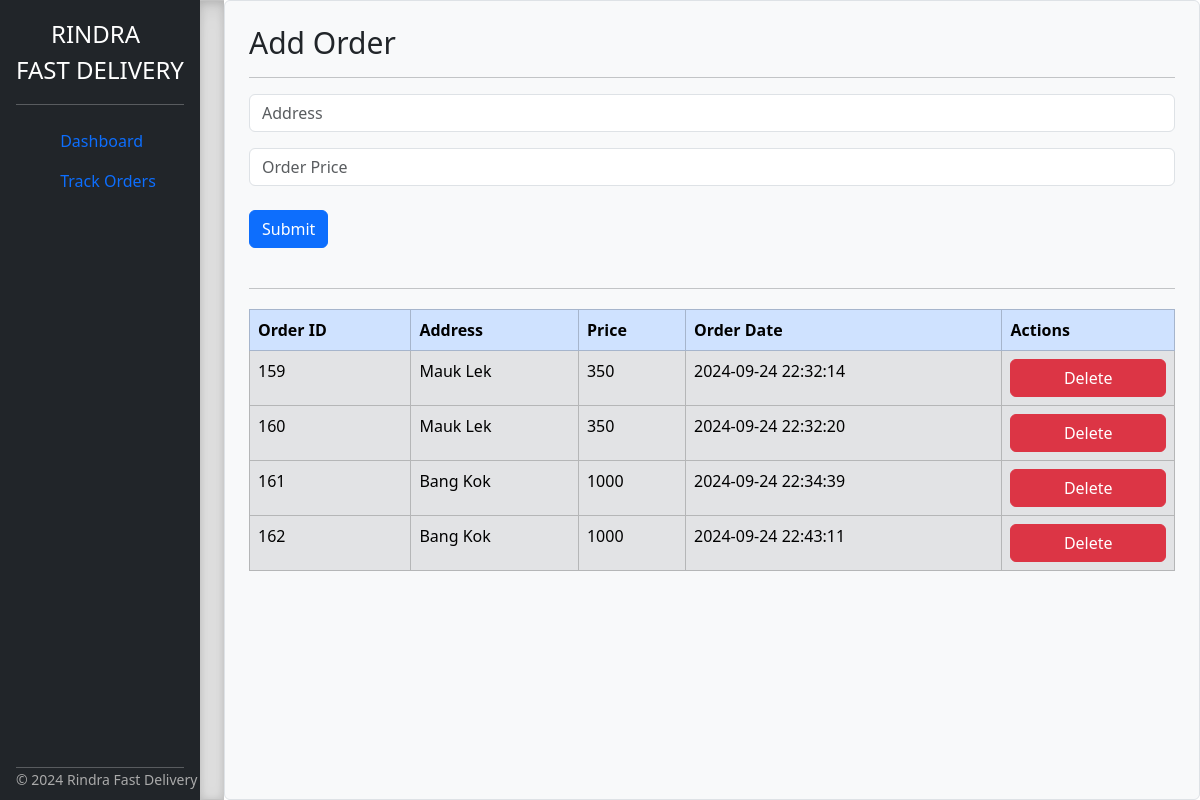
Screenshot of /Client/client_addorder.php (signed in) with the database file from the repository.
### tables this page shows
CREATE TABLE `orders` (
  `OrderId` int NOT NULL AUTO_INCREMENT,
  `ClientID` int NOT NULL,
  `Address` varchar(150) DEFAULT NULL,
  `OrderDate` timestamp NOT NULL DEFAULT CURRENT_TIMESTAMP,
  `Status` enum('Order Received','Order Ready','Picked up','Pending','Delivered','Canceled') DEFAULT NULL,
  `StatusUpdateAt` timestamp NULL DEFAULT CURRENT_TIMESTAMP ON UPDATE CURRENT_TIMESTAMP,
  `DriverId` int DEFAULT NULL,
  `price` float DEFAULT NULL,
  PRIMARY KEY (`OrderId`),
  KEY `ClientID` (`ClientID`),
  KEY `fk_driver` (`DriverId`),
  CONSTRAINT `fk_driver` FOREIGN KEY (`DriverId`) REFERENCES `user` (`ID`),
  CONSTRAINT `orders_ibfk_1` FOREIGN KEY (`ClientID`) REFERENCES `user` (`ID`)
);

### Client/client_addorder.php (the view, shortened to what this page needs)
<?php
$clientId = $_SESSION['ID'];
function fetchClientOrders($clientId) {
    $db = new \DELIVERY\Database\Database();
    $conn = $db->getStarted();
    $orders = [];
    if ($conn) {
        $stmt = $conn->prepare("
            SELECT o.ClientId, o.OrderId, o.Address, o.Price, o.OrderDate
            FROM orders o
            WHERE o.ClientId = :clientId
        ");
        $stmt->bindParam(':clientId', $clientId);
        $stmt->execute();
        $orders = $stmt->fetchAll(PDO::FETCH_ASSOC);
    }
    return $orders;
}
$orders = fetchClientOrders($clientId);
?>
<!DOCTYPE html>
<html lang="en">
<head>
    <link href="../css/bootstrap.min.css" rel="stylesheet">
    <link href="../css/sidebar.css" rel="stylesheet">
</head>
<body>
<main>
    <div class="d-flex flex-column flex-shrink-0 p-3 text-white bg-dark" style="width: 200px;">
        <a href="/" class="d-flex align-items-center mb-3 mb-md-0 me-md-auto text-white text-decoration-none">
            <span style="margin-left: 35px;" class="fs-4">RINDRA</span>
        </a>
        <span class="fs-4">FAST DELIVERY</span>
        <hr>
        <ul class="nav nav-pills flex-column mb-auto">
            <li>
                <a href="client_dashboard.php" class="nav-link">
                <svg class="bi me-2" width="16" height="16"><use xlink:href="#speedometer2"/></svg>
                    Dashboard</a>
            </li>
            <li>
                <a href="client_trackorder.php" class="nav-link">
                <svg class="bi me-2" width="16" height="16"><use xlink:href="#speedometer2"/></svg>
                    Track Orders</a>
            </li>
        </ul>
        <hr>
        <footer>&copy; <?php echo date('Y'); ?> Rindra Fast Delivery</footer>
    </div>
    <div class="b-example-divider"></div>
    <div id="status-update-container" class="border rounded p-4">
        <form id="status-update" method="post" action="client_addorder.php">
            <div>
                <h3 style="font-size: 30px">Add Order</h3>
                <hr>
            </div>
            <div class="mb-3">
                <input type="text" name="Address" class="form-control" placeholder="Address" required>
            </div>
            <div class="mb-3">
                <input type="text" name="Price" class="form-control" placeholder="Order Price" required>
            </div>
            <div>
                <button type="submit" class="btn btn-primary mt-2">Submit</button>
            </div>
        </form>
        <br>
        <hr>
        <div class="custom-card">
            <table class="table table-secondary table-bordered custom-table">
                <thead class="table-primary">
                    <tr>
                        <th scope="col">Order ID</th>
                        <th scope="col">Address</th>
                        <th scope="col">Price</th>
                        <th scope="col">Order Date</th>
                        <th scope="col">Actions</th>
                    </tr>
                </thead>
                <tbody>
                    <?php if (!empty($orders)): ?>
                        <?php foreach ($orders as $entry): ?>
                            <tr>
                                <td><?php echo $entry['OrderId']; ?></td>
                                <td><?php echo $entry['Address']; ?></td>
                                <td><?php echo $entry['Price']; ?></td>
                                <td><?php echo $entry['OrderDate']; ?></td>
                                <td>
                                    <form action="" method="post">
                                        <button style="width: 100%;" type="submit" name="delete" class="btn btn-danger">Delete</button>
                                    </form>
                                </td>
                            </tr>
                        <?php endforeach; ?>
                    <?php endif; ?>
                </tbody>
            </table>
        </div>
    </div>
</main>
</body>
</html>

### css/sidebar.css (style rules this page uses)
body { min-height: 100vh; min-height: -webkit-fill-available; }
html { height: -webkit-fill-available; }
main { display: flex; flex-wrap: nowrap; height: 100vh; height: -webkit-fill-available; max-height: 100vh; overflow-x: auto; overflow-y: hidden; }
.b-example-divider { flex-shrink: 0; width: 1.5rem; height: 100vh; background-color: rgba(0, 0, 0, .1); border: solid rgba(0, 0, 0, .15); border-width: 1px 0; box-shadow: inset 0 .5em 1.5em rgba(0, 0, 0, .1), inset 0 .125em .5em rgba(0, 0, 0, .15); }
.bi { vertical-align: -.125em; pointer-events: none; fill: currentColor; }

### Client/client_addorder.php (style rules this page uses)
#status-update-container { margin-left: 0%; width: 78em; background-color: #f8f9fa; }
.border { border: 1px solid #ced4da; }
.rounded { border-radius: 0.25rem; }
.custom-card { margin-top: 20px; height: 380px; min-height: 300px; overflow-y: auto; }
footer { position: absolute; bottom: 10px; font-size: 14px; color: #aaa; }

### rows the page displays
orders: OrderId "159", Address "Mauk Lek", price "350", OrderDate "2024-09-24 22:32:14"
orders: OrderId "160", Address "Mauk Lek", price "350", OrderDate "2024-09-24 22:32:20"
orders: OrderId "161", Address "Bang Kok", price "1000", OrderDate "2024-09-24 22:34:39"
orders: OrderId "162", Address "Bang Kok", price "1000", OrderDate "2024-09-24 22:43:11"
